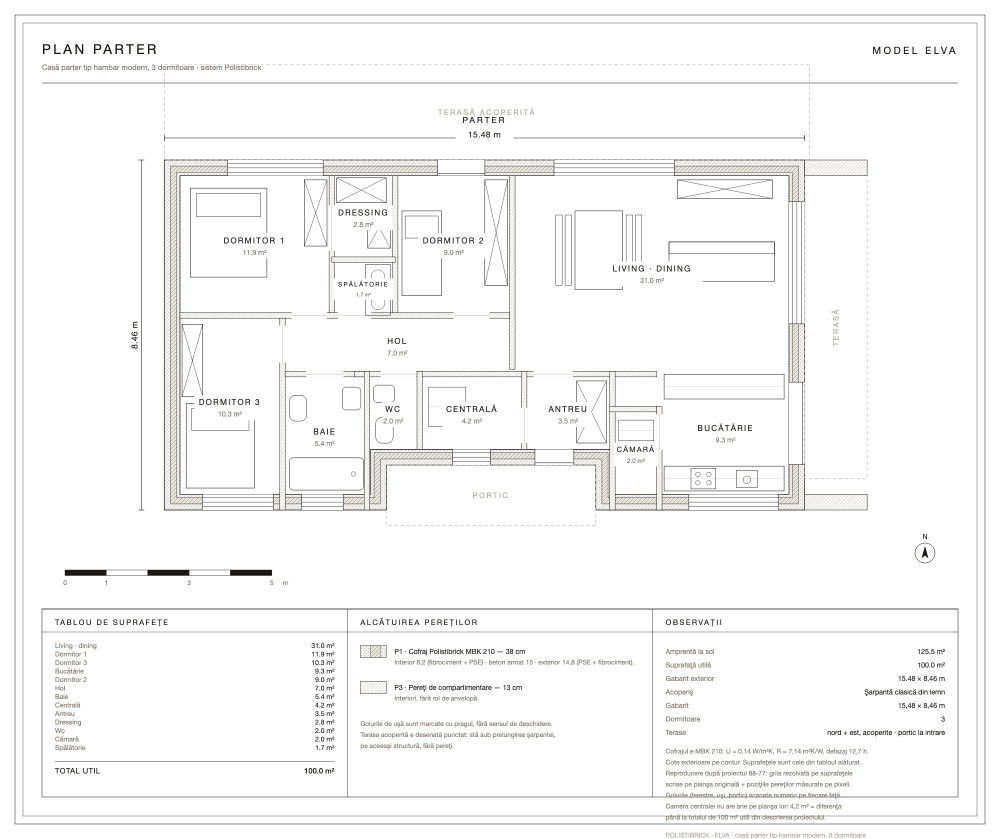
#> input picture scripts/planuri/elva.png, 2000 x 1678 px (shown at 1/2 size)
$ python masoara.py elva.png
#> lines starting #> are read from the running program, lines starting #| are printed output that depends on the picture; after the words box and inside, x2 and y2 are one past the last pixel; in counts of white or black regions, pixels touching at a corner belong together
#!/usr/bin/env python3
# -*- coding: utf-8 -*-
"""Măsoară un plan 2D dintr-o poză şi îl scoate în milimetri.

Ideea patronului: nu inventez compartimentarea, o măsor. Poza are o cotă
scrisă (ex. 8,75 m), deci am etalonul.

Metoda: se caută BENZILE DE PERETE (coloane/rânduri cu multă cerneală), se
astupă golurile de uşă doar pe lungimea benzii respective, şi se desenează
grila de axe. Camerele sunt celulele grilei. Golurile astupate se reţin: alea
sunt uşile.

Verificarea e gratuită: suprafeţele măsurate trebuie să dea cifrele scrise pe
planul original. Dacă nu dau, măsurătoarea e greşită.
"""
import json
import sys

import numpy as np
from PIL import Image
from scipy import ndimage

USA_MAX = 1.45          # m — peste atât nu mai e uşă, e trecere deschisă
PERETE_MIN = 0.55       # m — sub atât nu e perete, e mobilă


def benzi(marcat, lipire=2):
    """grupează indicii marcaţi în benzi contigue"""
    out, i = [], 0
    idx = np.where(marcat)[0]
    while i < len(idx):
        j = i
        while j + 1 < len(idx) and idx[j + 1] - idx[j] <= lipire:
            j += 1
        out.append((int(idx[i]), int(idx[j])))
        i = j + 1
    return out


def linii(z, pxm, axa):
    """benzile de perete pe o axă, cu golurile de uşă închise.

    axa=0 → pereţi verticali (se caută pe coloane)
    axa=1 → pereţi orizontali
    """
    zz = z if axa == 0 else z.T
    H, W = zz.shape
    acop = zz.sum(axis=0) / H
    out = []
    for (a, b) in benzi(acop > 0.055):
        if b - a + 1 < 2:
            continue
        prof = zz[:, a:b + 1].mean(axis=1) > 0.5      # unde e plin peretele
        seg = benzi(prof, lipire=1)
        if not seg:
            continue
        if sum(s[1] - s[0] + 1 for s in seg) < PERETE_MIN * pxm:
            continue
        usi, plin = [], [list(seg[0])]
        for s in seg[1:]:
            gol = s[0] - plin[-1][1] - 1
            if gol <= USA_MAX * pxm:
                usi.append((plin[-1][1] + 1, gol))
                plin[-1][1] = s[1]
            else:
                plin.append(list(s))
        for (p0, p1) in plin:
            out.append(dict(a=a, b=b, p0=p0, p1=p1,
                            usi=[u for u in usi if p0 <= u[0] <= p1]))
    return out


def masoara(cale, cutie, cota_m, prag=110):
#> called with cale = 'elva.png', cutie = (60, 863, 329, 778), cota_m = 8.75, prag = 110
    a = np.array(Image.open(cale).convert("L"))
    x0, x1, y0, y1 = cutie
    z = (a < prag)[y0:y1, x0:x1]
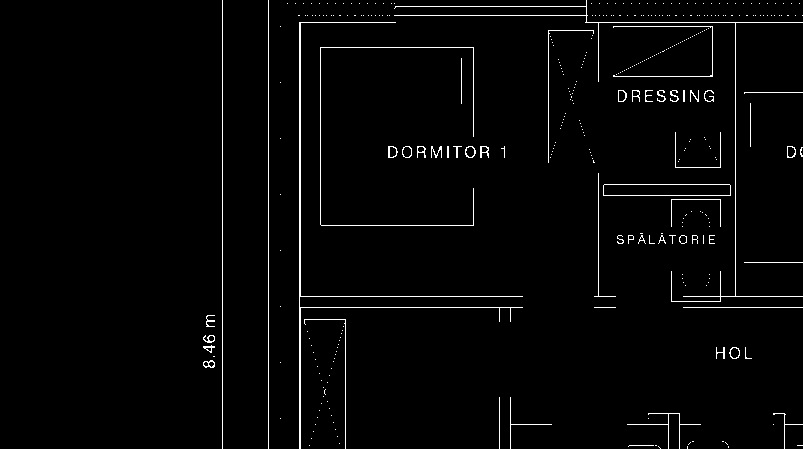
#> z: shape (449, 803) bool; 2.1% white in thin lines or dots, all inside (x1, y1, x2, y2) = (203, 0, 803, 449)
    H, W = z.shape
#> H = 449; W = 803
    pxm = (y1 - y0) / cota_m

    vert = linii(z, pxm, 0)
#> in linii, `acop = zz.sum(axis=0) / H`: acop = 803 values, max 1 at index 222, min 0 at index 0, mean 0.0213
#> in benzi, `out, i = [], 0`: i = 0
#> the loop in linii, `for (a, b) in benzi(acop > 0.055):` made 24 passes
#> (a, b) on passes 1, 2, 4, 5, 6, 7, 8, 9, 10, 11, 12, 13: (222, 222), (268, 268), (320, 320), (345, 345), (461, 461), (473, 473), (499, 499), (510, 510), (548, 548), (586, 586), (598, 598), (668, 668)
#> (a, b, seg) on pass 3: (299, 300, [(22, 296), (307, 448)])
#> after the loop in linii, `for (a, b) in benzi(acop > 0.055):`: out = 1 item
#> vert = 1 item
    oriz = linii(z, pxm, 1)
#> call 2 of linii, with pxm = 51.31, axa = 1
#> in linii (call 2), `zz = z if axa == 0 else z.T`:
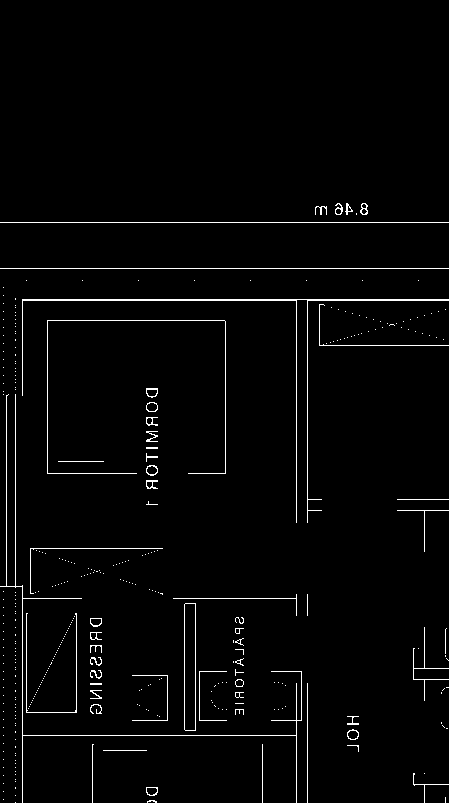
#> zz: shape (803, 449) bool; 2.1% white in thin lines or dots, all inside (x1, y1, x2, y2) = (0, 203, 449, 803)
#> in linii (call 2), `acop = zz.sum(axis=0) / H`: acop = 449 values, max 0.46 at index 296, min 0.00374 at index 0, mean 0.0213
#> the loop in linii (call 2), `for (a, b) in benzi(acop > 0.055):` made 25 passes
#> (a, b) on passes 1 to 12: (3, 3), (6, 6), (15, 15), (22, 22), (26, 26), (30, 30), (47, 47), (76, 76), (90, 92), (101, 101), (146, 148), (152, 152)
#> after the loop in linii (call 2), `for (a, b) in benzi(acop > 0.055):`: out = 6 items
#> oriz = 6 items

    # grila se desenează pe LĂŢIMEA REALĂ a peretelui, ca să măsor între feţe
    grila = np.zeros_like(z)
    for L in vert:
        grila[L["p0"]:L["p1"] + 1, L["a"]:L["b"] + 1] = True
#> this loop made 1 pass
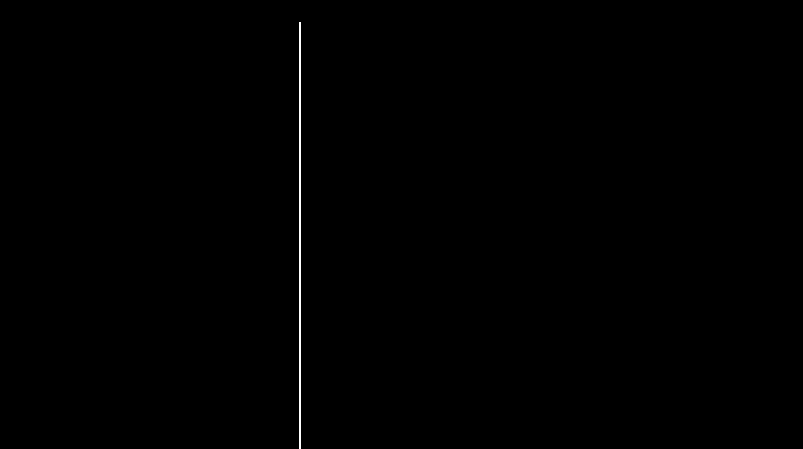
#> grila: shape (449, 803) bool; 0.24% white in thin lines or dots, all inside (x1, y1, x2, y2) = (299, 22, 301, 449)
    for L in oriz:
        grila[L["a"]:L["b"] + 1, L["p0"]:L["p1"] + 1] = True
#> this loop made 6 passes
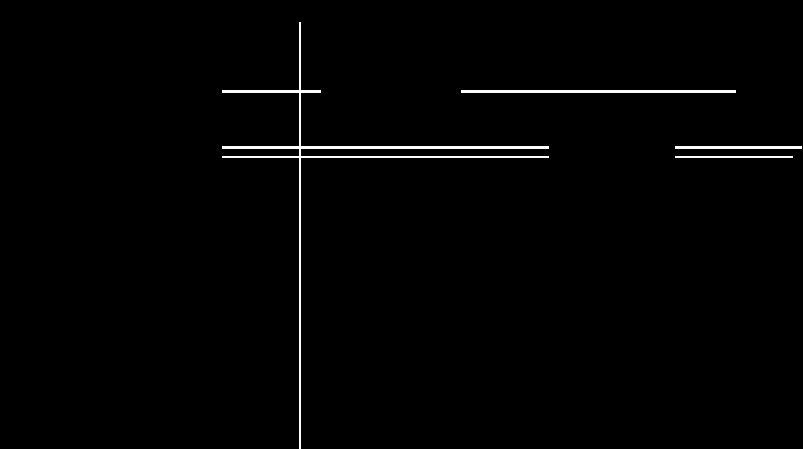
#> grila: shape (449, 803) bool; 1.2% white; 4 white regions, box (x1, y1, x2, y2) and area: (222, 22, 549, 449) 2770, (461, 90, 736, 93) 825, (675, 146, 802, 149) 381, (675, 156, 793, 158) 236
    grila[0, :] = grila[-1, :] = grila[:, 0] = grila[:, -1] = True
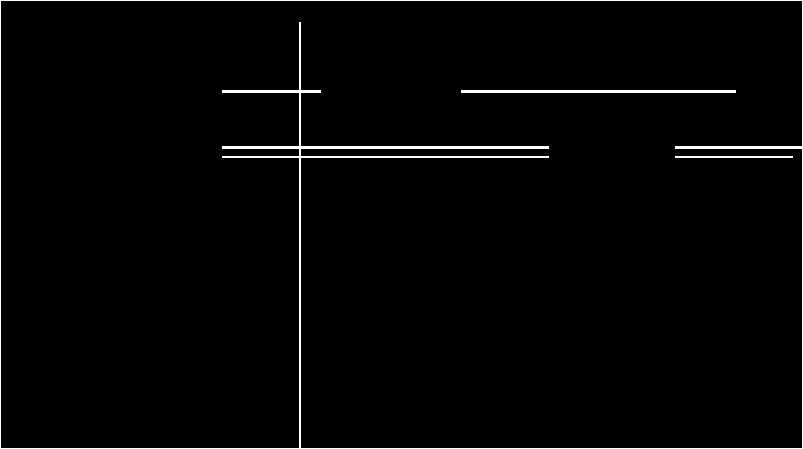
#> grila: shape (449, 803) bool; 1.9% white in thin lines or dots

    lab, n = ndimage.label(~grila)
#> lab: shape (449, 803) int32; values 0 (black) and 1 (white), 98.1% white; black in thin lines or dots
#> n = 1
    cam = []
    for i in range(1, n + 1):
        m = lab == i
        if m.sum() < (0.85 * pxm) ** 2:
            continue
        ys, xs = np.where(m)
        cam.append(dict(x=int(xs.min()), y=int(ys.min()),
                        w=int(xs.max() - xs.min() + 1),
                        h=int(ys.max() - ys.min() + 1),
                        arie=float(m.sum()) / pxm ** 2))
#> after the loop, cam = 1 item
    cam.sort(key=lambda c: -c["arie"])

    usi, vazut = [], set()
    for L in vert:
        c = (L["a"] + L["b"]) // 2
        for (p, l) in L["usi"]:
            k = (round(c / 8), round(p / 8))
            if k in vazut: continue
            vazut.add(k); usi.append(dict(fel="perete vertical", x=c, y=p, l=l))
#> this loop made 1 pass
#> c on pass 1: 299
#> after the loop, usi = 1 item; vazut = 1 item
    for L in oriz:
        c = (L["a"] + L["b"]) // 2
        for (p, l) in L["usi"]:
            k = (round(p / 8), round(c / 8))
            if k in vazut: continue
            vazut.add(k); usi.append(dict(fel="perete orizontal", x=p, y=c, l=l))
#> this loop made 6 passes
#> c on passes 1 to 6: 91, 91, 147, 147, 156, 156
#> after the loop, usi = 63 items; vazut = 63 items

    mm = lambda p: int(round(p / pxm * 1000))
    return dict(
        sursa=cale, px_pe_metru=round(pxm, 2), gabarit_mm=[mm(W), mm(H)],
        camere=[dict(x=mm(c["x"]), y=mm(c["y"]), w=mm(c["w"]), h=mm(c["h"]),
                     arie=round(c["arie"], 2)) for c in cam],
        usi=[dict(fel=u["fel"], x=mm(u["x"]), y=mm(u["y"]), l=mm(u["l"])) for u in usi])


if __name__ == "__main__":
    cale = sys.argv[1] if len(sys.argv) > 1 else "ref/p88-77/05.jpg"
    d = masoara(cale, (60, 863, 329, 778), 8.75)
#> d = 5 items
    json.dump(d, open("ref/p88-77/masurat.json", "w"), ensure_ascii=False, indent=1)
    print("etalon %.2f px/m · gabarit %d × %d mm" % (d["px_pe_metru"], *d["gabarit_mm"]))
#| etalon 51.31 px/m · gabarit 15649 × 8750 mm
    print("\n  camere (%d):" % len(d["camere"]))
#|   camere (1):
    tot = 0
    for c in d["camere"]:
        tot += c["arie"]
        print("   %6.2f m²   x=%5d y=%5d   %5d × %5d mm"
              % (c["arie"], c["x"], c["y"], c["w"], c["h"]))
#> this loop made 1 pass
#> (c, tot) on pass 1: ({'x': 19, 'y': 19, 'w': 15610, 'h': 8711, 'arie': 134.4}, 134.4)
#|    134.38 m²   x=   19 y=   19   15610 ×  8711 mm
#> after the loop, tot = 134.4
    print("   ─────── total %.2f m²" % tot)
#|    ─────── total 134.38 m²
    scris = [30.98, 11.94, 10.27, 9.27, 8.95, 6.99, 5.42, 3.51, 2.75, 2.01, 2.00, 1.71]
    print("   scris pe planul lor: %.2f m² în %d camere" % (sum(scris), len(scris)))
    print("\n  uşi (%d):" % len(d["usi"]))
#|   uşi (63):
    for u in sorted(d["usi"], key=lambda u: -u["l"])[:18]:
        print("   %-18s x=%5d y=%5d  lăţime %4d mm" % (u["fel"], u["x"], u["y"], u["l"]))
#> this loop made 18 passes
#> u on passes 1, 3, 4, 5, 6, 7, 8, 9, 10, 11, 12: {'fel': 'perete orizontal', 'x': 9237, 'y': 1773, 'l': 1442}, {'fel': 'perete orizontal', 'x': 6256, 'y': 2865, 'l': 1306}, {'fel': 'perete orizontal', 'x': 6256, 'y': 3040, 'l': 1306}, {'fel': 'perete orizontal', 'x': 14343, 'y': 2865, 'l': 994}, {'fel': 'perete orizontal', 'x': 14343, 'y': 3040, 'l': 994}, {'fel': 'perete orizontal', 'x': 4346, 'y': 1773, 'l': 877}, {'fel': 'perete orizontal', 'x': 4346, 'y': 2865, 'l': 877}, {'fel': 'perete orizontal', 'x': 4346, 'y': 3040, 'l': 877}, {'fel': 'perete orizontal', 'x': 13174, 'y': 2865, 'l': 857}, {'fel': 'perete orizontal', 'x': 13174, 'y': 3040, 'l': 857}, {'fel': 'perete orizontal', 'x': 9841, 'y': 2865, 'l': 838}
#|    perete orizontal   x= 9237 y= 1773  lăţime 1442 mm
#|    perete orizontal   x=10699 y= 1773  lăţime 1345 mm
#|    perete orizontal   x= 6256 y= 2865  lăţime 1306 mm
#|    perete orizontal   x= 6256 y= 3040  lăţime 1306 mm
#|    perete orizontal   x=14343 y= 2865  lăţime  994 mm
#|    perete orizontal   x=14343 y= 3040  lăţime  994 mm
#|    perete orizontal   x= 4346 y= 1773  lăţime  877 mm
#|    perete orizontal   x= 4346 y= 2865  lăţime  877 mm
#> (further printed lines are left out)
